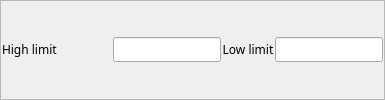
             <widget class="QFrame" name="frame_6">
              <property name="frameShape">
               <enum>QFrame::StyledPanel</enum>
              </property>
              <property name="frameShadow">
               <enum>QFrame::Raised</enum>
              </property>
              <layout class="QVBoxLayout" name="verticalLayout_9">
               <property name="spacing">
                <number>1</number>
               </property>
               <property name="margin">
                <number>1</number>
               </property>
               <item>
                <layout class="QHBoxLayout" name="horizontalLayout_8">
                 <property name="spacing">
                  <number>1</number>
                 </property>
                 <item>
                  <widget class="QLabel" name="label_17">
                   <property name="sizePolicy">
                    <sizepolicy hsizetype="Fixed" vsizetype="Preferred">
                     <horstretch>0</horstretch>
                     <verstretch>0</verstretch>
                    </sizepolicy>
                   </property>
                   <property name="minimumSize">
                    <size>
                     <width>110</width>
                     <height>0</height>
                    </size>
                   </property>
                   <property name="font">
                    <font>
                     <family>Abyssinica SIL</family>
                     <pointsize>9</pointsize>
                    </font>
                   </property>
                   <property name="text">
                    <string>High limit</string>
                   </property>
                  </widget>
                 </item>
                 <item>
                  <widget class="QELineEdit" name="qelineedit_15">
                   <property name="sizePolicy">
                    <sizepolicy hsizetype="Minimum" vsizetype="Fixed">
                     <horstretch>0</horstretch>
                     <verstretch>0</verstretch>
                    </sizepolicy>
                   </property>
                   <property name="minimumSize">
                    <size>
                     <width>0</width>
                     <height>1</height>
                    </size>
                   </property>
                   <property name="font">
                    <font>
                     <family>Abyssinica SIL</family>
                     <pointsize>9</pointsize>
                    </font>
                   </property>
                   <property name="variable" stdset="0">
                    <string>$(DMC)$(M).HLM</string>
                   </property>
                   <property name="addUnits">
                    <bool>true</bool>
                   </property>
                  </widget>
                 </item>
                 <item>
                  <widget class="QLabel" name="label_18">
                   <property name="sizePolicy">
                    <sizepolicy hsizetype="Preferred" vsizetype="Preferred">
                     <horstretch>0</horstretch>
                     <verstretch>0</verstretch>
                    </sizepolicy>
                   </property>
                   <property name="font">
                    <font>
                     <family>Abyssinica SIL</family>
                     <pointsize>9</pointsize>
                    </font>
                   </property>
                   <property name="text">
                    <string>Low limit</string>
                   </property>
                   <property name="alignment">
                    <set>Qt::AlignCenter</set>
                   </property>
                  </widget>
                 </item>
                 <item>
                  <widget class="QELineEdit" name="qelineedit_16">
                   <property name="sizePolicy">
                    <sizepolicy hsizetype="Minimum" vsizetype="Fixed">
                     <horstretch>0</horstretch>
                     <verstretch>0</verstretch>
                    </sizepolicy>
                   </property>
                   <property name="minimumSize">
                    <size>
                     <width>0</width>
                     <height>1</height>
                    </size>
                   </property>
                   <property name="font">
                    <font>
                     <family>Abyssinica SIL</family>
                     <pointsize>9</pointsize>
                    </font>
                   </property>
                   <property name="variable" stdset="0">
                    <string>$(DMC)$(M).LLM</string>
                   </property>
                   <property name="addUnits">
                    <bool>true</bool>
                   </property>
                  </widget>
                 </item>
                </layout>
               </item>
              </layout>
             </widget>
